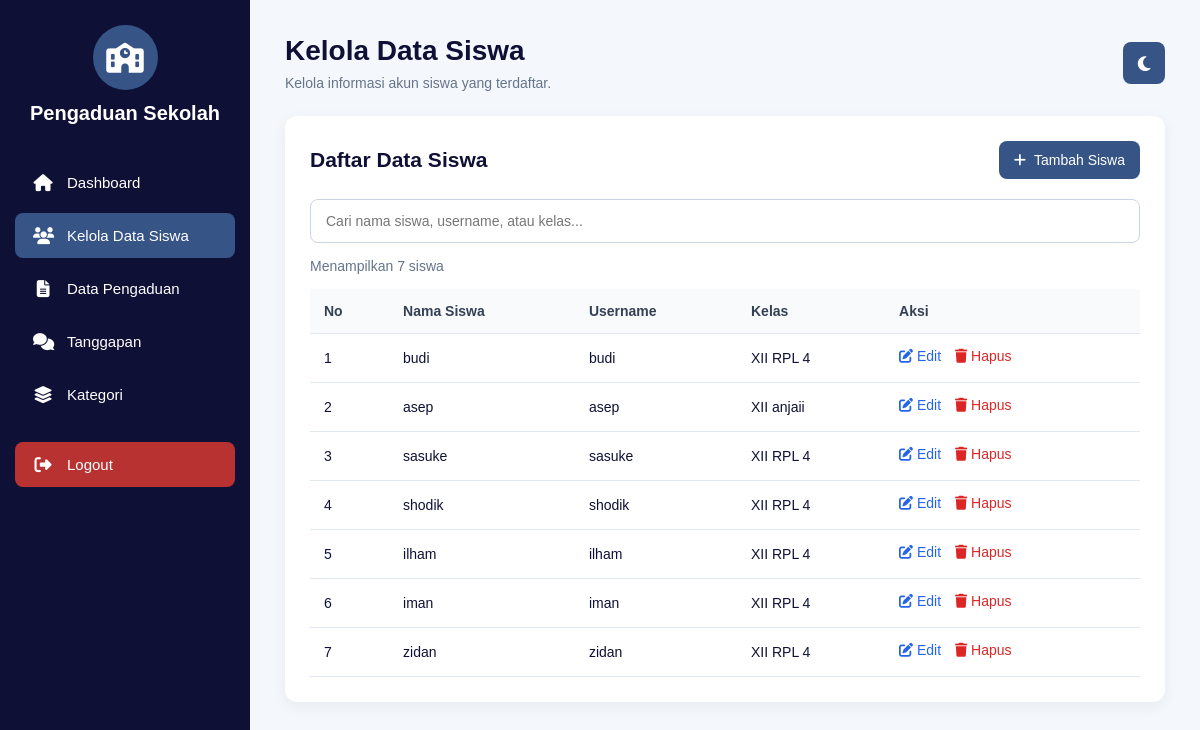
Page /CRUD_OOP_PENGADUAN_SEKOLAH/view/v_kelola_siswa.php (signed in) on the committed database.
### tables this page shows
CREATE TABLE `users` (
  `id` int(11) NOT NULL,
  `nama` varchar(100) NOT NULL,
  `username` varchar(50) NOT NULL,
  `password` varchar(255) NOT NULL,
  `role` enum('admin','siswa') NOT NULL,
  `kelas` varchar(20) DEFAULT NULL
);

### CRUD_OOP_PENGADUAN_SEKOLAH/view/v_kelola_siswa.php (the view, shortened to what this page needs)
<?php
$db = new Koneksi();
$conn = $db->getConnection();
$query = $conn->prepare(
    "SELECT id, nama, username, kelas
     FROM users
     WHERE role = 'siswa'
     ORDER BY id DESC"
);
$query->execute();
$siswa = $query->fetchAll(PDO::FETCH_ASSOC);
function e($value)
{
    return htmlspecialchars((string) $value, ENT_QUOTES, 'UTF-8');
}
?>
<!DOCTYPE html>
<html lang="id">
<head>
    <link rel="stylesheet"
          href="https://cdnjs.cloudflare.com/ajax/libs/font-awesome/6.5.2/css/all.min.css">
</head>
<body>
<aside class="sidebar">
    <div class="logo">
        <div class="logo-icon">
            <i class="fa-solid fa-school"></i>
        </div>
        <div class="logo-text">
            Pengaduan Sekolah
        </div>
    </div>
    <a href="v_dashboard_admin.php" class="menu">
        <i class="fa-solid fa-house"></i>
        <span>Dashboard</span>
    </a>
    <a href="v_kelola_siswa.php" class="menu active">
        <i class="fa-solid fa-users"></i>
        <span>Kelola Data Siswa</span>
    </a>
    <a href="v_data_pengaduan.php" class="menu">
        <i class="fa-solid fa-file-lines"></i>
        <span>Data Pengaduan</span>
    </a>
    <a href="v_tanggapan.php" class="menu">
        <i class="fa-solid fa-comments"></i>
        <span>Tanggapan</span>
    </a>
    <a href="v_kategori.php" class="menu">
        <i class="fa-solid fa-layer-group"></i>
        <span>Kategori</span>
    </a>
    <a
        href="../asset/aksi_logout.php"
        class="menu logout"
        onclick="return confirm('Yakin ingin logout?');"
    >
        <i class="fa-solid fa-right-from-bracket"></i>
        <span>Logout</span>
    </a>
</aside>
<main class="main">
    <div class="topbar">
        <div>
            <h1>Kelola Data Siswa</h1>
            <p>Kelola informasi akun siswa yang terdaftar.</p>
        </div>
        <button
            type="button"
            class="theme-button"
            id="themeButton"
            aria-label="Ganti tema"
            title="Ganti Tema"
        >
        </button>
    </div>
    <section class="content">
        <div class="content-header">
            <h2>Daftar Data Siswa</h2>
            <a href="v_tambah_siswa.php" class="btn-tambah">
                <i class="fa-solid fa-plus"></i>
                Tambah Siswa
            </a>
        </div>
        <div class="search-box">
            <input
                type="search"
                id="searchSiswa"
                placeholder="Cari nama siswa, username, atau kelas..."
                autocomplete="off"
            >
        </div>
        <div class="search-info" id="searchInfo">
            Menampilkan <?= count($siswa); ?> siswa
        </div>
        <div class="table-wrapper" id="tableWrapper">
            <table id="tabelSiswa">
                <thead>
                    <tr>
                        <th>No</th>
                        <th>Nama Siswa</th>
                        <th>Username</th>
                        <th>Kelas</th>
                        <th>Aksi</th>
                    </tr>
                </thead>
                <tbody id="dataSiswa">
                <?php if (count($siswa) > 0): ?>
                    <?php $no = 1; ?>
                    <?php foreach ($siswa as $row): ?>
                        <tr class="baris-siswa">
                            <td class="nomor"><?= $no++; ?></td>
                            <td class="nama-siswa">
                                <?= e($row['nama'] ?? ''); ?>
                            </td>
                            <td class="username-siswa">
                                <?= e($row['username'] ?? ''); ?>
                            </td>
                            <td class="kelas-siswa">
                                <?= e($row['kelas'] ?? ''); ?>
                            </td>
                            <td class="aksi">
                                <a
                                    class="edit"
                                    href="v_edit_siswa.php?id=<?= (int) $row['id']; ?>"
                                >
                                    <i class="fa-solid fa-pen-to-square"></i>
                                    Edit
                                </a>
                                <a
                                    class="hapus"
                                    href="../asset/aksi_hapus.php?id=<?= (int) $row['id']; ?>"
                                    onclick="return confirm('Yakin ingin menghapus data siswa ini?')"
                                >
                                    <i class="fa-solid fa-trash"></i>
                                    Hapus
                                </a>
                            </td>
                        </tr>
                    <?php endforeach; ?>
                <?php endif; ?>
                </tbody>
            </table>
        </div>
    </section>
</main>
</body>
</html>

### CRUD_OOP_PENGADUAN_SEKOLAH/view/v_kelola_siswa.php (style rules this page uses)
* { margin: 0; padding: 0; box-sizing: border-box; font-family: Arial, sans-serif; }
body { background: #f4f7fb; color: #0f1035; transition: background .3s ease, color .3s ease; }
.sidebar { position: fixed; left: 0; top: 0; width: 250px; height: 100vh; overflow-y: auto; background: #0f1035; padding: 25px 15px; z-index: 1000; }
.logo { color: white; font-size: 21px; font-weight: bold; text-align: center; margin-bottom: 35px; }
.logo-icon { width: 65px; height: 65px; background: #365486; border-radius: 50%; display: flex; align-items: center; justify-content: center; margin: 0 auto 12px; }
.logo-icon i { font-size: 30px; color: white; }
.logo-text { font-size: 20px; font-weight: bold; }
.menu { display: flex; align-items: center; gap: 14px; text-decoration: none; color: white; padding: 14px 18px; margin-bottom: 8px; border-radius: 8px; transition: background .2s, color .2s; font-size: 15px; }
.menu i { width: 20px; flex-shrink: 0; text-align: center; font-size: 17px; }
.menu:hover, .menu.active { background: #365486; color: white; }
.menu.logout { margin-top: 25px; background: #b83232; color: white; }
.main { min-width: 0; margin-left: 250px; padding: 35px; }
.topbar { display: flex; justify-content: space-between; align-items: center; gap: 15px; margin-bottom: 25px; }
.topbar h1 { font-size: 28px; margin-bottom: 8px; }
.topbar p { color: #64748b; font-size: 14px; }
.theme-button { width: 42px; height: 42px; flex-shrink: 0; border: none; background: #365486; color: white; border-radius: 8px; cursor: pointer; display: flex; align-items: center; justify-content: center; font-size: 17px; transition: .2s; }
.content { min-width: 0; background: white; padding: 25px; border-radius: 12px; box-shadow: 0 4px 15px rgba(0, 0, 0, .06); transition: background .3s; }
.content-header { display: flex; justify-content: space-between; align-items: center; gap: 15px; flex-wrap: wrap; margin-bottom: 20px; }
.content-header h2 { margin: 0; font-size: 21px; }
.btn-tambah { background: #365486; color: white; text-decoration: none; padding: 11px 15px; border-radius: 8px; display: inline-flex; align-items: center; justify-content: center; gap: 8px; font-size: 14px; transition: background .2s; }
.search-box { margin-bottom: 15px; }
.search-box input { width: 100%; padding: 13px 15px; border: 1px solid #cbd5e1; border-radius: 8px; outline: none; background: white; color: #1e293b; font-size: 14px; }
.search-info { color: #64748b; font-size: 14px; margin-bottom: 15px; }
.table-wrapper { width: 100%; overflow-x: auto; }
table { width: 100%; min-width: 650px; border-collapse: collapse; }
th, td { padding: 14px; border-bottom: 1px solid #e2e8f0; text-align: left; font-size: 14px; }
th { background: #f8fafc; color: #334155; font-weight: bold; }
td { overflow-wrap: anywhere; }
.aksi { white-space: nowrap; }
.aksi a { text-decoration: none; margin-right: 10px; display: inline-block; margin-bottom: 4px; }
.edit { color: #2563eb; }
.hapus { color: #dc2626; }

### rows in the picture
users: nama "budi", username "budi", kelas "XII RPL 4"
users: nama "asep", username "asep", kelas "XII anjaii"
users: nama "sasuke", username "sasuke", kelas "XII RPL 4"
users: nama "shodik", username "shodik", kelas "XII RPL 4"
users: nama "ilham", username "ilham", kelas "XII RPL 4"
users: nama "iman", username "iman", kelas "XII RPL 4"
users: nama "zidan", username "zidan", kelas "XII RPL 4"

### other values in the picture
count($siswa) "7"
